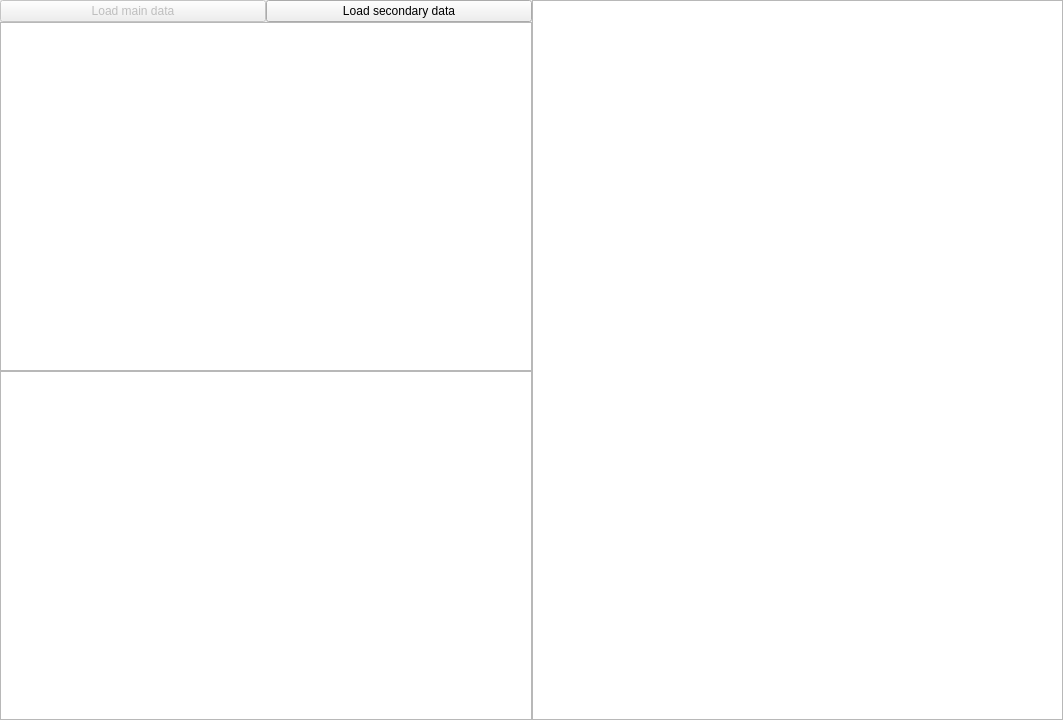
<?xml version="1.0" encoding="UTF-8"?>
<ui version="4.0">
 <class>BackgroundSubtraction</class>
 <widget class="QWidget" name="BackgroundSubtraction">
  <property name="geometry">
   <rect>
    <x>0</x>
    <y>0</y>
    <width>1063</width>
    <height>720</height>
   </rect>
  </property>
  <property name="windowTitle">
   <string>Subtraction Tool</string>
  </property>
  <layout class="QGridLayout" name="gridLayout_2">
   <property name="leftMargin">
    <number>0</number>
   </property>
   <property name="topMargin">
    <number>0</number>
   </property>
   <property name="rightMargin">
    <number>0</number>
   </property>
   <property name="bottomMargin">
    <number>0</number>
   </property>
   <property name="spacing">
    <number>0</number>
   </property>
   <item row="0" column="0">
    <layout class="QGridLayout" name="gridLayout">
     <item row="0" column="0">
      <layout class="QHBoxLayout" name="horizontalLayout">
       <item>
        <layout class="QVBoxLayout" name="verticalLayout">
         <item>
          <layout class="QHBoxLayout" name="horizontalLayout_2">
           <item>
            <widget class="QPushButton" name="Button_load_main">
             <property name="enabled">
              <bool>false</bool>
             </property>
             <property name="text">
              <string>Load main data</string>
             </property>
            </widget>
           </item>
           <item>
            <widget class="QPushButton" name="Button_load_secondary">
             <property name="text">
              <string>Load secondary data</string>
             </property>
            </widget>
           </item>
          </layout>
         </item>
         <item>
          <widget class="Single_Plot" name="View_Orig"/>
         </item>
         <item>
          <widget class="Single_Plot" name="View_Mod"/>
         </item>
        </layout>
       </item>
       <item>
        <layout class="QVBoxLayout" name="verticalLayout_3">
         <item>
          <widget class="Colour_Plot" name="View_Colour">
           <property name="enabled">
            <bool>true</bool>
           </property>
           <property name="sizePolicy">
            <sizepolicy hsizetype="Expanding" vsizetype="Expanding">
             <horstretch>0</horstretch>
             <verstretch>0</verstretch>
            </sizepolicy>
           </property>
          </widget>
         </item>
        </layout>
       </item>
      </layout>
     </item>
    </layout>
   </item>
  </layout>
 </widget>
 <customwidgets>
  <customwidget>
   <class>Colour_Plot</class>
   <extends>QGraphicsView</extends>
   <header>lib.CustomWidgets</header>
  </customwidget>
  <customwidget>
   <class>Single_Plot</class>
   <extends>QGraphicsView</extends>
   <header>lib.CustomWidgets</header>
  </customwidget>
 </customwidgets>
 <resources/>
 <connections/>
</ui>
